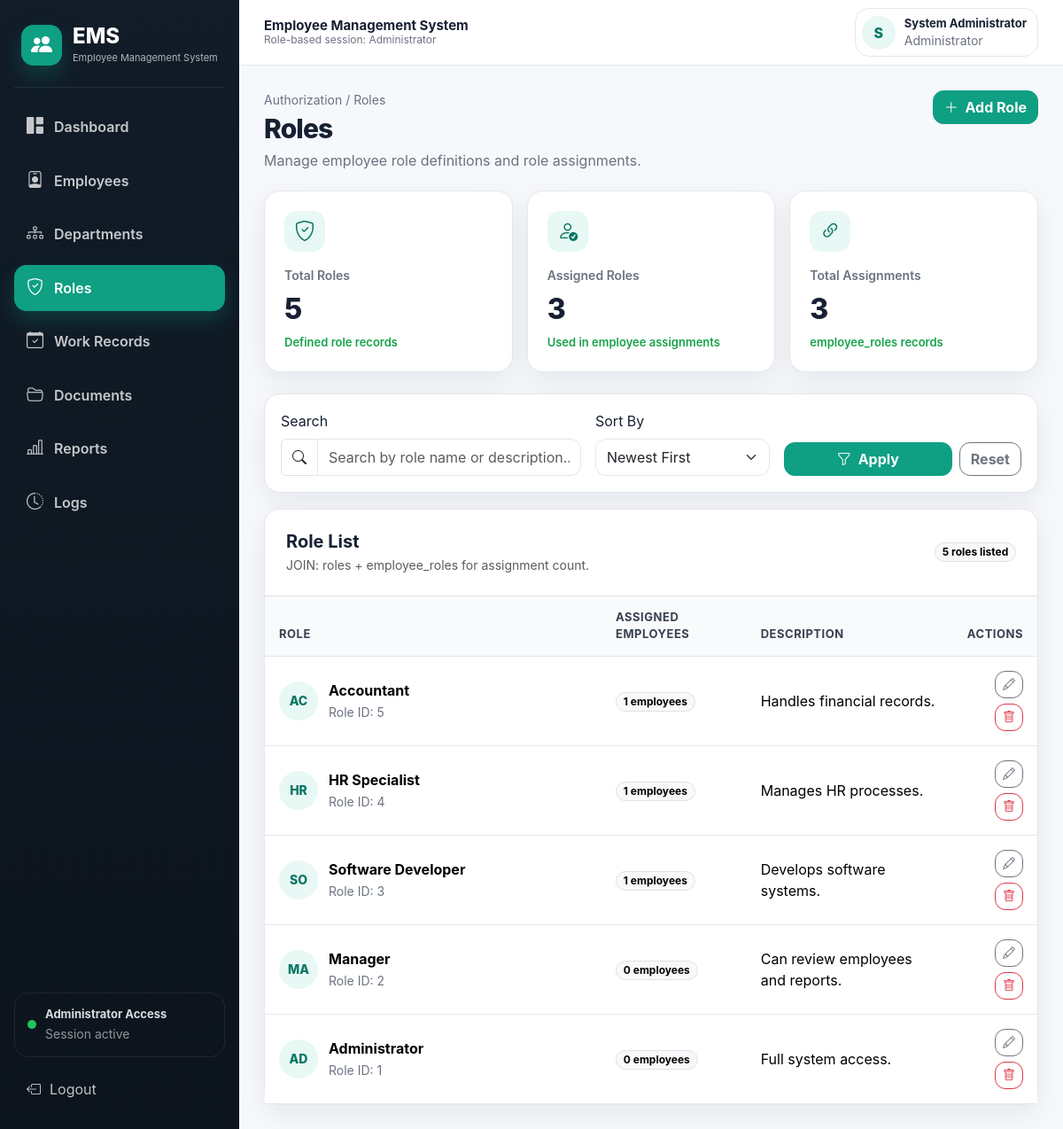
/roles/index.php (signed in), run on the app's committed database.
### tables this page shows
CREATE TABLE roles (
    id INT AUTO_INCREMENT PRIMARY KEY,
    name VARCHAR(100) NOT NULL UNIQUE,
    description TEXT,
    created_at TIMESTAMP DEFAULT CURRENT_TIMESTAMP
);

### includes/functions.php (called while the page is built, shortened)
<?php
function e($value) {
    return htmlspecialchars((string)$value, ENT_QUOTES, 'UTF-8');
}
?>

### roles/index.php (the view, shortened to what this page needs)
<?php
require_once __DIR__ . '/../config/database.php';
require_once __DIR__ . '/../includes/functions.php';
$search = trim($_GET['search'] ?? '');
$sortBy = $_GET['sort_by'] ?? 'newest';
$orderBy = 'r.id DESC';
switch ($sortBy) {
    case 'newest':
    default:
        $orderBy = 'r.id DESC';
        break;
}
$sql = "
    SELECT
        r.id,
        r.name,
        r.description,
        COUNT(er.employee_id) AS assigned_count
    FROM roles r
    LEFT JOIN employee_roles er ON er.role_id = r.id
    WHERE r.name LIKE ? OR r.description LIKE ?
    GROUP BY r.id
    ORDER BY $orderBy
";
$like = '%' . $search . '%';
$stmt = $conn->prepare($sql);
$stmt->bind_param('ss', $like, $like);
$stmt->execute();
$roles = $stmt->get_result();
$totalRoles = $conn->query("SELECT COUNT(*) AS c FROM roles")->fetch_assoc()['c'];
$assignedRoles = $conn->query("
    SELECT COUNT(DISTINCT role_id) AS c
    FROM employee_roles
")->fetch_assoc()['c'];
$totalAssignments = $conn->query("SELECT COUNT(*) AS c FROM employee_roles")->fetch_assoc()['c'];
include __DIR__ . '/../includes/header.php';
include __DIR__ . '/../includes/navbar.php';
?>
<div class="page-header">
    <div>
        <div class="page-kicker">Authorization / Roles</div>
        <h1 class="page-title">Roles</h1>
        <p class="page-subtitle">
            Manage employee role definitions and role assignments.
        </p>
    </div>
    <a href="create.php" class="btn btn-primary">
        <i class="bi bi-plus-lg me-1"></i> Add Role
    </a>
</div>
<div class="row g-3 mb-4">
    <div class="col-lg-4 col-md-6">
        <div class="card-modern stat-card">
            <div class="stat-icon">
                <i class="bi bi-shield-check"></i>
            </div>
            <div class="stat-label">Total Roles</div>
            <div class="stat-value"><?php echo e($totalRoles); ?></div>
            <div class="stat-note">Defined role records</div>
        </div>
    </div>
    <div class="col-lg-4 col-md-6">
        <div class="card-modern stat-card">
            <div class="stat-icon">
                <i class="bi bi-person-check"></i>
            </div>
            <div class="stat-label">Assigned Roles</div>
            <div class="stat-value"><?php echo e($assignedRoles); ?></div>
            <div class="stat-note">Used in employee assignments</div>
        </div>
    </div>
    <div class="col-lg-4 col-md-6">
        <div class="card-modern stat-card">
            <div class="stat-icon">
                <i class="bi bi-link-45deg"></i>
            </div>
            <div class="stat-label">Total Assignments</div>
            <div class="stat-value"><?php echo e($totalAssignments); ?></div>
            <div class="stat-note">employee_roles records</div>
        </div>
    </div>
</div>
<div class="card-modern toolbar-card">
    <form method="get" class="row g-3 align-items-end">
        <div class="col-lg-5">
            <label class="form-label">Search</label>
            <div class="input-group">
                <span class="input-group-text bg-white">
                    <i class="bi bi-search"></i>
                </span>
                <input
                    name="search"
                    class="form-control"
                    placeholder="Search by role name or description..."
                    value="<?php echo e($search); ?>"
                >
            </div>
        </div>
        <div class="col-lg-3 col-md-6">
            <label class="form-label">Sort By</label>
            <select name="sort_by" class="form-select">
                <option value="newest" <?php echo $sortBy === 'newest' ? 'selected' : ''; ?>>Newest First</option>
            </select>
        </div>
        <div class="col-lg-4 col-md-6 d-flex gap-2">
            <button class="btn btn-primary flex-fill" type="submit">
                <i class="bi bi-funnel me-1"></i> Apply
            </button>
            <a href="index.php" class="btn btn-outline-secondary">
                Reset
            </a>
        </div>
    </form>
</div>
<div class="card-modern">
    <div class="p-4 border-bottom d-flex flex-wrap justify-content-between align-items-center gap-3">
        <div>
            <h5 class="fw-bold mb-1">Role List</h5>
            <div class="text-muted small">
                JOIN: roles + employee_roles for assignment count.
            </div>
        </div>
        <span class="badge rounded-pill text-bg-light border">
            <?php echo e($roles->num_rows); ?> roles listed
        </span>
    </div>
    <div class="table-responsive">
        <table class="table table-modern">
            <thead>
                <tr>
                    <th>Role</th>
                    <th>Assigned Employees</th>
                    <th>Description</th>
                    <th class="text-end">Actions</th>
                </tr>
            </thead>
            <tbody>
                <?php while ($r = $roles->fetch_assoc()): ?>
                    <tr>
                        <td>
                            <div class="employee-name">
                                <div class="employee-avatar">
                                    <?php echo e(strtoupper(substr($r['name'], 0, 2))); ?>
                                </div>
                                <div>
                                    <strong><?php echo e($r['name']); ?></strong>
                                    <small>Role ID: <?php echo e($r['id']); ?></small>
                                </div>
                            </div>
                        </td>
                        <td>
                            <span class="badge rounded-pill text-bg-light border">
                                <?php echo e($r['assigned_count']); ?> employees
                            </span>
                        </td>
                        <td>
                            <?php echo e($r['description'] ?: '-'); ?>
                        </td>
                        <td>
                            <div class="action-buttons justify-content-end">
                                <a class="btn btn-sm btn-outline-secondary" href="edit.php?id=<?php echo e($r['id']); ?>">
                                    <i class="bi bi-pencil"></i>
                                </a>
                                <form class="delete-form" method="post" action="delete.php">
                                    <button class="btn btn-sm btn-outline-danger" type="submit">
                                        <i class="bi bi-trash"></i>
                                    </button>
                                </form>
                            </div>
                        </td>
                    </tr>
                <?php endwhile; ?>
            </tbody>
        </table>
    </div>
</div>
<?php include __DIR__ . '/../includes/footer.php'; ?>

### assets/css/style.css (style rules this page uses)
:root { --primary: #0f9f83; --primary-dark: #087764; --primary-soft: #e8f8f4; --sidebar-bg: #101923; --sidebar-border: rgba(255, 255, 255, 0.08); --body-bg: #f6f8fb; --card-bg: #ffffff; --text-main: #172033; --text-muted: #6b7280; --border: #e5e7eb; --danger: #dc3545; --warning: #f59e0b; --success: #16a34a; --radius-lg: 18px; --radius-md: 12px; --shadow-soft: 0 10px 30px rgba(15, 23, 42, 0.07); }
* { box-sizing: border-box; }
html { scroll-behavior: smooth; }
body { margin: 0; background: var(--body-bg); color: var(--text-main); font-family: Inter, system-ui, -apple-system, BlinkMacSystemFont, "Segoe UI", sans-serif; }
a { text-decoration: none; }
.page-header { display: flex; align-items: flex-start; justify-content: space-between; gap: 18px; margin-bottom: 22px; }
.page-kicker { color: var(--text-muted); font-size: 14px; margin-bottom: 4px; }
.page-title { font-size: 30px; font-weight: 800; margin: 0; letter-spacing: -0.03em; }
.page-subtitle { color: var(--text-muted); margin: 6px 0 0; }
.card-modern { background: var(--card-bg); border: 1px solid var(--border); border-radius: var(--radius-lg); box-shadow: var(--shadow-soft); }
.stat-card { padding: 22px; height: 100%; }
.stat-icon { width: 46px; height: 46px; border-radius: 14px; background: var(--primary-soft); color: var(--primary-dark); display: flex; align-items: center; justify-content: center; font-size: 23px; margin-bottom: 16px; }
.stat-label { color: var(--text-muted); font-weight: 600; font-size: 14px; }
.stat-value { font-size: 32px; font-weight: 800; margin: 4px 0; }
.stat-note { color: var(--success); font-size: 13px; font-weight: 600; }
.toolbar-card { padding: 18px; margin-bottom: 18px; }
.form-control, .form-select { border-radius: 12px; border-color: var(--border); min-height: 42px; }
.btn { border-radius: 12px; font-weight: 700; }
.btn-primary { background: var(--primary); border-color: var(--primary); }
.table-modern { margin: 0; }
.table-modern thead th { background: #f9fafb; color: #374151; font-size: 13px; text-transform: uppercase; letter-spacing: 0.04em; border-bottom: 1px solid var(--border); padding: 14px 16px; }
.table-modern tbody td { padding: 16px; vertical-align: middle; border-color: var(--border); }
.table-modern td:first-child { width: 380px; max-width: 420px; }
.employee-name { display: flex; align-items: center; gap: 12px; min-width: 260px; }
.employee-avatar { width: 44px; height: 44px; min-width: 44px; max-width: 44px; min-height: 44px; max-height: 44px; border-radius: 50%; background: var(--primary-soft); color: var(--primary-dark); display: flex; align-items: center; justify-content: center; font-weight: 800; font-size: 14px; }
.employee-name strong { display: block; }
.employee-name small { color: var(--text-muted); }
.action-buttons { display: flex; gap: 6px; flex-wrap: wrap; }

### data on the page
roles: name "AC", name "Accountant", id "5", assigned_count "1", description "Handles financial records."
roles: name "HR", name "HR Specialist", id "4", assigned_count "1", description "Manages HR processes."
roles: name "SO", name "Software Developer", id "3", assigned_count "1", description "Develops software systems."
roles: name "MA", name "Manager", id "2", assigned_count "0", description "Can review employees and reports."
roles: name "AD", name "Administrator", id "1", assigned_count "0", description "Full system access."

### other printed values
$userType "Administrator"
substr($fullName, 0, 1) "S"
$fullName "System Administrator"
$totalRoles "5"
$assignedRoles "3"
$totalAssignments "3"
$roles->num_rows "5"
